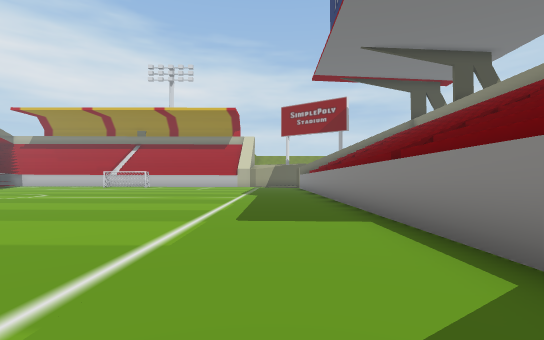
[1] (above)

13 first-person views from a walk through a Unity game level. The camera is 1.2 m above the floor, looks level and sees 85° across. Doors are open. The floor is counted in squares, 2 m on a side. Each view is taken from the middle of a square. On the plan, view 1 faces up. The plan holds only what a view shows up to about 9 squares ahead; the rest is blank. The place goes on beyond the plan. The player character is not drawn. Some animated figures are not drawn.

[2]
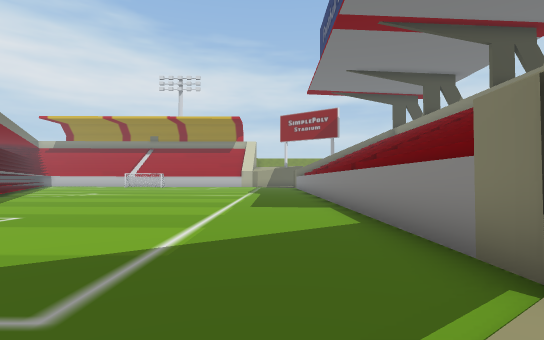

[3]
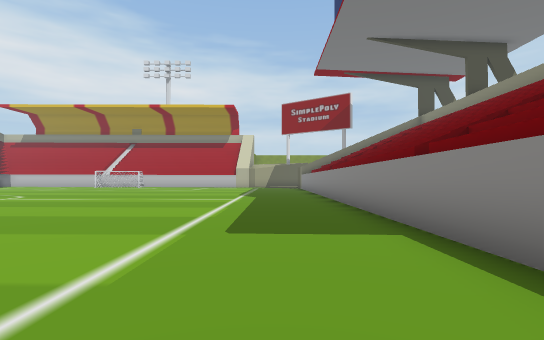

[4]
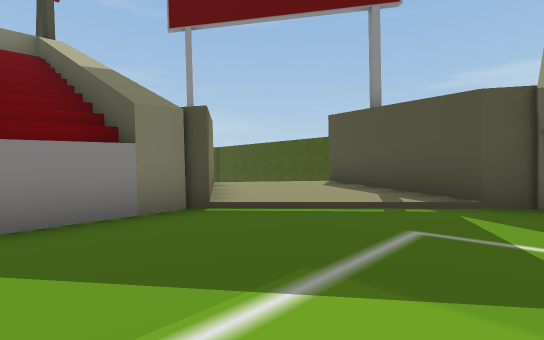

[5]
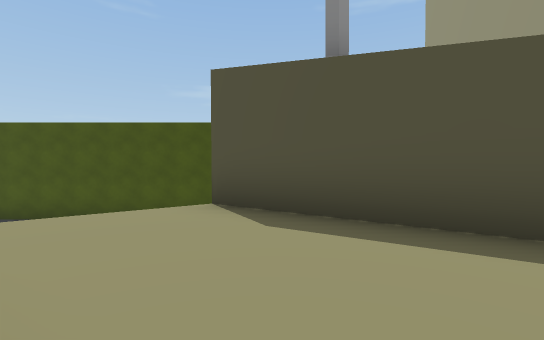

[6]
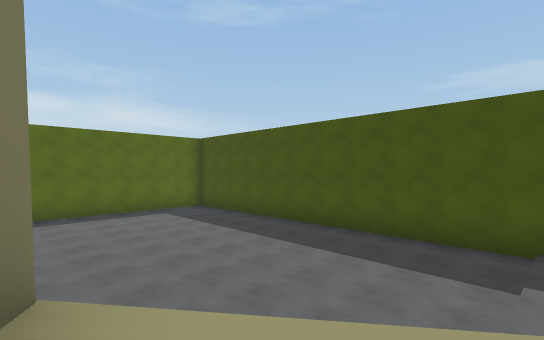

[7]
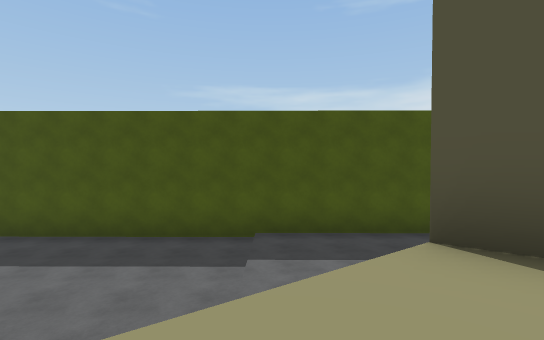

[8]
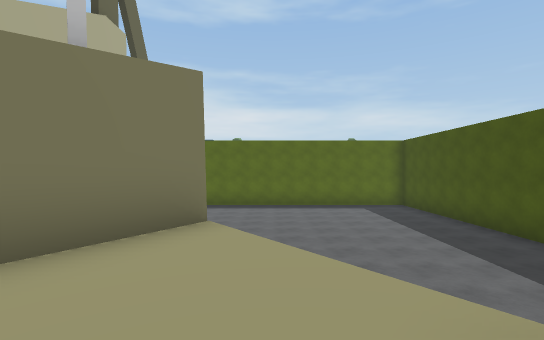

[9]
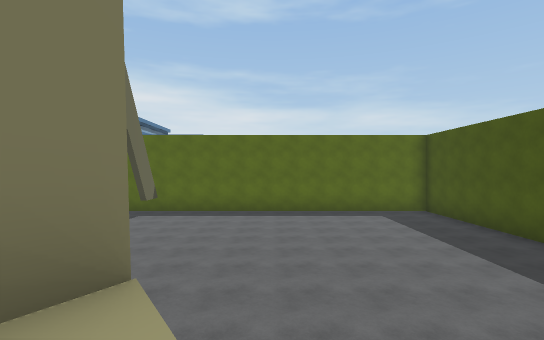

[10]
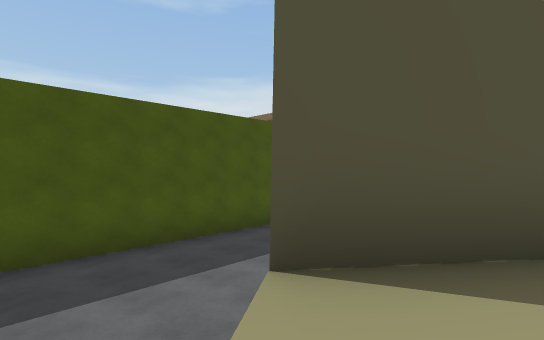

[11]
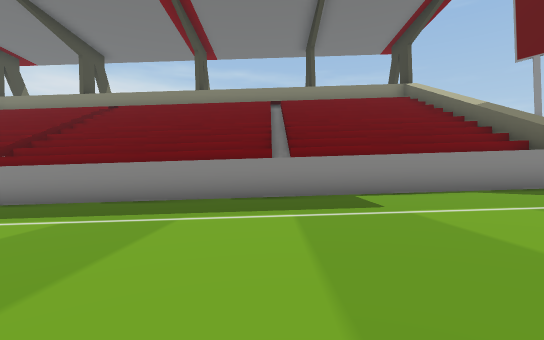

[12]
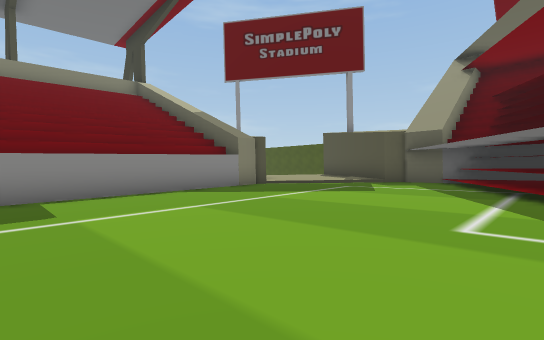

[13]
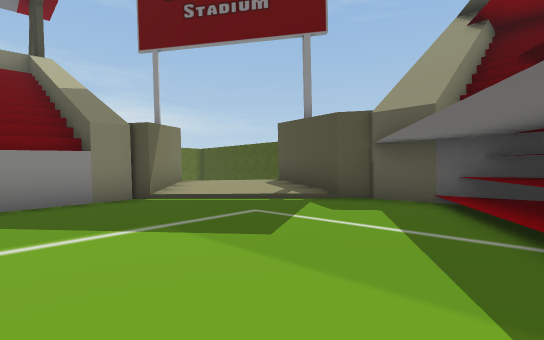

### Floor plan
Key: @ floor where view 1 was taken; # wall or solid block; x gap in a wall; . main floor; : floor 0.25 m higher than the main floor; - floor 0.25 m lower than the main floor; + floor 0.5 m higher than the main floor; * floor 0.75 m higher than the main floor; % floor 1 m higher than the main floor; / step, stairs or slope; v drop or lower ground.
Columns run from 5 left of view 1 to 15 right of it. Each row starts with its distance up from view 1.
 10 ......-#
  9 .......#
  8 .......#
  7 .......#
  6 ::::::.#
  5 :::::::#
  4 :::::::#
  3 :::::::#
  2  +++++:#
  1  ++++++#
  0   +++@+#
 -1   +++++##        vv
 -2  # **//*##     vvvv
 -3  ## /****##  vvvvvv
 -4   ####%%%%##vvvvvvv
 -5      ##%%%v vvvvvvvv#
 -6       ##xv vvvvvvvvv#
 -7         vvvvvvvvvvvv
 -8       vvvvvvvvvvvvv
 -9      vvvvvvvvvvvvvv
-10     vvvvvvvvvvvvvvv
-11    ################

Where each view was taken, in squares from view 1:
view 1: 0 up, 0 right, facing up
view 2: 3 down, 0 right, facing up
view 3: 1 up, 0 right, facing up
view 4: 1 up, 2 left, facing down-right
view 5: 2 down, 2 right, facing down
view 6: 4 down, 4 right, facing down-right
view 7: 4 down, 4 right, facing down
view 8: 5 down, 2 right, facing right
view 9: 5 down, 4 right, facing right
view 10: 5 down, 4 right, facing down-left
view 11: 6 up, 5 left, facing right
view 12: 5 up, 5 left, facing down-right
view 13: 1 up, 4 left, facing down-right
